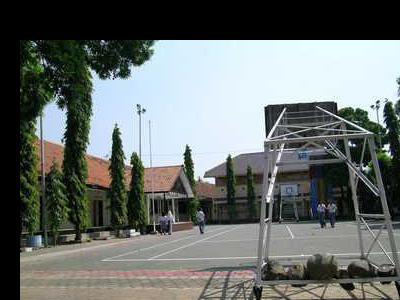
#> input picture citra_rotasi/gambar.jpg, 400 x 300 px
$ python main.py
#> lines starting #> are read from the running program, lines starting #| are printed output that depends on the picture
import cv2 as cv
gambar = cv.imread("gambar.jpg", 1)
#> gambar is the input picture: shape (300, 400, 3); mean B, G, R 107.9, 110.2, 104.8
def citra_rotasi(citra, derajat):
#> called with derajat = 180
    tinggi = citra.shape[0]
#> tinggi = 300
    lebar = citra.shape[1]
#> lebar = 400
    titik_tengah = (lebar/2, tinggi/2)
#> titik_tengah = (200, 150)
    skala = 1.0
    rotasiMatrix = cv.getRotationMatrix2D(titik_tengah, derajat, skala)
    citra = cv.warpAffine(citra, rotasiMatrix, (tinggi, lebar))
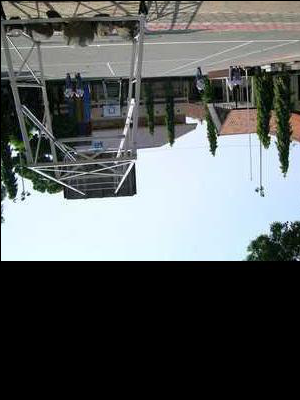
#> citra: shape (400, 300, 3); mean of channels 0, 1, 2 94.7, 94.7, 90.3; drawn as B, G, R
    return citra
gambar = citra_rotasi(gambar, 180)
cv.imshow("Gambar", gambar)
cv.waitKey(0)
cv.destroyAllWindows()
